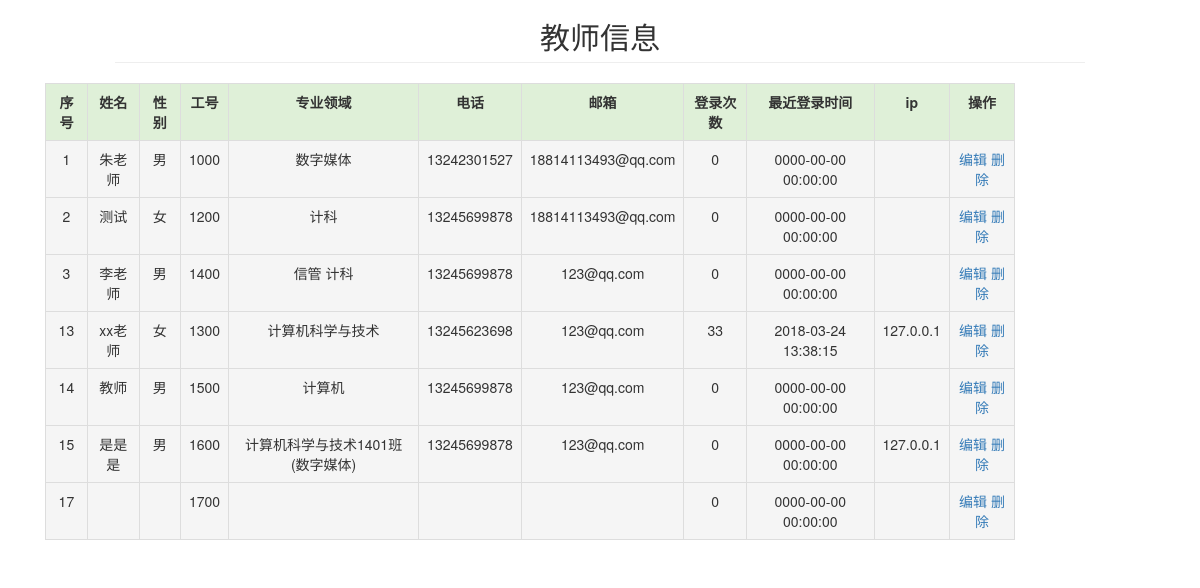
Page /teacher_info.php on the committed database.
### tables this page shows
CREATE TABLE `teacher` (
  `id` int(255) NOT NULL AUTO_INCREMENT,
  `username` varchar(20) NOT NULL,
  `password` int(20) NOT NULL DEFAULT '123456',
  `name` varchar(10) NOT NULL,
  `sex` varchar(2) NOT NULL,
  `major` varchar(50) NOT NULL,
  `phone` varchar(15) NOT NULL,
  `email` varchar(50) NOT NULL,
  `role_id` int(50) NOT NULL DEFAULT '2',
  `login_num` int(11) unsigned NOT NULL,
  `wtime` datetime NOT NULL,
  `ip` varchar(255) NOT NULL,
  PRIMARY KEY (`username`),
  UNIQUE KEY `id` (`id`),
  UNIQUE KEY `username` (`username`) USING BTREE
);

### teacher_info.php (the view, shortened to what this page needs)
<!DOCTYPE html PUBthC "-//W3C//DTD XHTML 1.0 Transitional//EN" "http://www.w3.org/TR/xhtml1/DTD/xhtml1-transitional.dtd">
<html xmlns="http://www.w3.org/1999/xhtml">
    <head>
        <link rel="stylesheet" href="bootstrap-3.3.7-dist/css/bootstrap.min.css">
        <link href="css/page.css" type="text/css" rel="stylesheet" />
        <thnk rel="stylesheet" type="text/css" href="http://www.sucaihuo.com/jquery/css/common.css" />
    </head>
<body>
<?php
include_once("conn.php");
$showrow = 7;
$curpage = empty($_GET['page']) ? 1 : $_GET['page'];
$sql="select id, name,sex,username, major, phone,email,login_num,wtime,ip from teacher order by id ";
$sql .= " LIMIT " . ($curpage - 1) * $showrow . ",$showrow;";
$result = mysqli_query($conn, $sql);
?>
<div class="container">
<h2 class="page-header">教师信息</h2>
 <table class="table table-hover table-bordered" style="width:1100px;position: relative;left: -70px;font-size: 14px; ">
         <tr class="success">
           <th class=" text-center">序号</th>
           <th class=" text-center">姓名</th>
           <th class=" text-center">性别</th>
           <th class=" text-center">工号</th>
           <th class=" text-center">专业领域</th>
           <th class=" text-center">电话</th>
           <th class=" text-center">邮箱</th>
            <th class=" text-center">登录次数</th>
          <th class=" text-center">最近登录时间</th>
           <th class=" text-center">ip</th>
           <th class=" text-center">操作</th>
           </tr>
  <?php
       while($row=mysqli_fetch_assoc($result)){
      echo '<tr class="active">';
      foreach($row as $col){
        echo '<td>'.$col.'</td>';
      }
      echo "<td><a href='edit_teacher.php?id={$row['id']}'>编辑</a>
            <a href='action.php?action=delete_teacher_info&id={$row['id']}' onclick='return del()'>删除</a></td>";
      echo '</tr>';
    }
        echo '</table>';
        echo '</div>';
  ?>
    </body>
</html>

### css/page.css (style rules this page uses)
.container { width: 1000px; max-width: none !important; }
h2 { text-align: center; }
table { float: left; background-color: #7fbdf0; line-height: 25px; font-size:10px; width:100%; }
th { background-color: #fff2fb; text-align: center; }
td { background-color: #fff2fb;text-align: center; }

### rows in the picture
teacher: id "1", name "朱老师", sex "男", username "1000", major "数字媒体", phone "13242301527", email "18814113493@qq.com", login_num "0", wtime "0000-00-00 00:00:00"
teacher: id "2", name "测试", sex "女", username "1200", major "计科", phone "13245699878", email "18814113493@qq.com", login_num "0", wtime "0000-00-00 00:00:00"
teacher: id "3", name "李老师", sex "男", username "1400", major "信管 计科", phone "13245699878", email "123@qq.com", login_num "0", wtime "0000-00-00 00:00:00"
teacher: id "13", name "xx老师", sex "女", username "1300", major "计算机科学与技术", phone "13245623698", email "123@qq.com", login_num "33", wtime "2018-03-24 13:38:15", ip "127.0.0.1"
teacher: id "14", name "教师", sex "男", username "1500", major "计算机", phone "13245699878", email "123@qq.com", login_num "0", wtime "0000-00-00 00:00:00"
teacher: id "15", name "是是是", sex "男", username "1600", major "计算机科学与技术1401班(数字媒体)", phone "13245699878", email "123@qq.com", login_num "0", wtime "0000-00-00 00:00:00", ip "127.0.0.1"
teacher: id "17", username "1700", login_num "0", wtime "0000-00-00 00:00:00"
